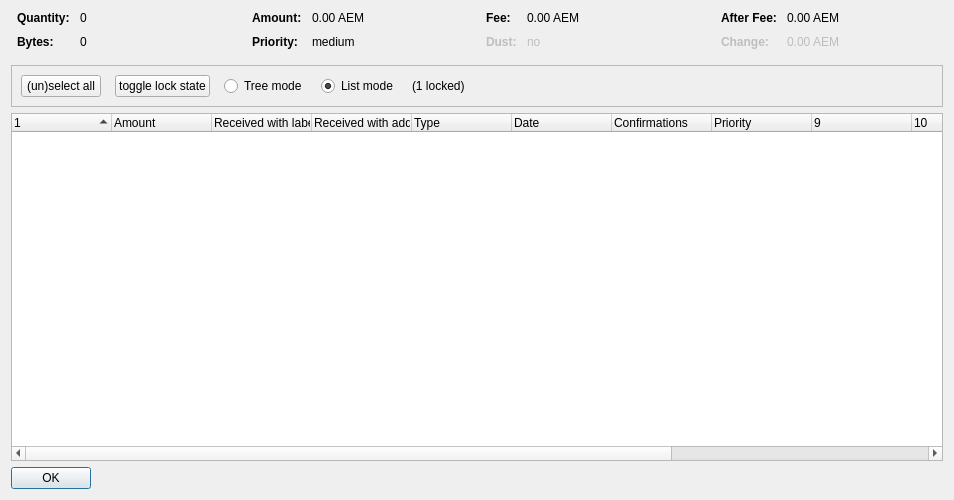
<?xml version="1.0" encoding="UTF-8"?>
<ui version="4.0">
 <class>CoinControlDialog</class>
 <widget class="QDialog" name="CoinControlDialog">
  <property name="geometry">
   <rect>
    <x>0</x>
    <y>0</y>
    <width>954</width>
    <height>500</height>
   </rect>
  </property>
  <property name="windowTitle">
   <string>Coin Selection</string>
  </property>
  <layout class="QVBoxLayout" name="verticalLayout">
   <item>
    <layout class="QHBoxLayout" name="horizontalLayoutTop" stretch="0,0,0,0">
     <property name="topMargin">
      <number>0</number>
     </property>
     <property name="bottomMargin">
      <number>10</number>
     </property>
     <item>
      <layout class="QFormLayout" name="formLayoutCoinControl1">
       <property name="horizontalSpacing">
        <number>10</number>
       </property>
       <property name="verticalSpacing">
        <number>10</number>
       </property>
       <property name="leftMargin">
        <number>6</number>
       </property>
       <property name="rightMargin">
        <number>6</number>
       </property>
       <item row="0" column="0">
        <widget class="QLabel" name="labelCoinControlQuantityText">
         <property name="font">
          <font>
           <weight>75</weight>
           <bold>true</bold>
          </font>
         </property>
         <property name="text">
          <string>Quantity:</string>
         </property>
        </widget>
       </item>
       <item row="0" column="1">
        <widget class="QLabel" name="labelCoinControlQuantity">
         <property name="cursor">
          <cursorShape>IBeamCursor</cursorShape>
         </property>
         <property name="contextMenuPolicy">
          <enum>Qt::ActionsContextMenu</enum>
         </property>
         <property name="text">
          <string notr="true">0</string>
         </property>
         <property name="textInteractionFlags">
          <set>Qt::LinksAccessibleByMouse|Qt::TextSelectableByKeyboard|Qt::TextSelectableByMouse</set>
         </property>
        </widget>
       </item>
       <item row="1" column="0">
        <widget class="QLabel" name="labelCoinControlBytesText">
         <property name="font">
          <font>
           <weight>75</weight>
           <bold>true</bold>
          </font>
         </property>
         <property name="text">
          <string>Bytes:</string>
         </property>
        </widget>
       </item>
       <item row="1" column="1">
        <widget class="QLabel" name="labelCoinControlBytes">
         <property name="cursor">
          <cursorShape>IBeamCursor</cursorShape>
         </property>
         <property name="contextMenuPolicy">
          <enum>Qt::ActionsContextMenu</enum>
         </property>
         <property name="text">
          <string notr="true">0</string>
         </property>
         <property name="textInteractionFlags">
          <set>Qt::LinksAccessibleByMouse|Qt::TextSelectableByKeyboard|Qt::TextSelectableByMouse</set>
         </property>
        </widget>
       </item>
      </layout>
     </item>
     <item>
      <layout class="QFormLayout" name="formLayoutCoinControl2">
       <property name="horizontalSpacing">
        <number>10</number>
       </property>
       <property name="verticalSpacing">
        <number>10</number>
       </property>
       <property name="leftMargin">
        <number>6</number>
       </property>
       <property name="rightMargin">
        <number>6</number>
       </property>
       <item row="0" column="0">
        <widget class="QLabel" name="labelCoinControlAmountText">
         <property name="font">
          <font>
           <weight>75</weight>
           <bold>true</bold>
          </font>
         </property>
         <property name="text">
          <string>Amount:</string>
         </property>
        </widget>
       </item>
       <item row="0" column="1">
        <widget class="QLabel" name="labelCoinControlAmount">
         <property name="cursor">
          <cursorShape>IBeamCursor</cursorShape>
         </property>
         <property name="contextMenuPolicy">
          <enum>Qt::ActionsContextMenu</enum>
         </property>
         <property name="text">
          <string notr="true">0.00 AEM</string>
         </property>
         <property name="textInteractionFlags">
          <set>Qt::LinksAccessibleByMouse|Qt::TextSelectableByKeyboard|Qt::TextSelectableByMouse</set>
         </property>
        </widget>
       </item>
       <item row="1" column="0">
        <widget class="QLabel" name="labelCoinControlPriorityText">
         <property name="font">
          <font>
           <weight>75</weight>
           <bold>true</bold>
          </font>
         </property>
         <property name="text">
          <string>Priority:</string>
         </property>
        </widget>
       </item>
       <item row="1" column="1">
        <widget class="QLabel" name="labelCoinControlPriority">
         <property name="cursor">
          <cursorShape>IBeamCursor</cursorShape>
         </property>
         <property name="contextMenuPolicy">
          <enum>Qt::ActionsContextMenu</enum>
         </property>
         <property name="text">
          <string>medium</string>
         </property>
         <property name="textInteractionFlags">
          <set>Qt::LinksAccessibleByMouse|Qt::TextSelectableByKeyboard|Qt::TextSelectableByMouse</set>
         </property>
        </widget>
       </item>
      </layout>
     </item>
     <item>
      <layout class="QFormLayout" name="formLayoutCoinControl3">
       <property name="horizontalSpacing">
        <number>10</number>
       </property>
       <property name="verticalSpacing">
        <number>10</number>
       </property>
       <property name="leftMargin">
        <number>6</number>
       </property>
       <property name="rightMargin">
        <number>6</number>
       </property>
       <item row="0" column="0">
        <widget class="QLabel" name="labelCoinControlFeeText">
         <property name="font">
          <font>
           <weight>75</weight>
           <bold>true</bold>
          </font>
         </property>
         <property name="text">
          <string>Fee:</string>
         </property>
        </widget>
       </item>
       <item row="0" column="1">
        <widget class="QLabel" name="labelCoinControlFee">
         <property name="cursor">
          <cursorShape>IBeamCursor</cursorShape>
         </property>
         <property name="contextMenuPolicy">
          <enum>Qt::ActionsContextMenu</enum>
         </property>
         <property name="text">
          <string notr="true">0.00 AEM</string>
         </property>
         <property name="textInteractionFlags">
          <set>Qt::LinksAccessibleByMouse|Qt::TextSelectableByKeyboard|Qt::TextSelectableByMouse</set>
         </property>
        </widget>
       </item>
       <item row="1" column="0">
        <widget class="QLabel" name="labelCoinControlLowOutputText">
         <property name="enabled">
          <bool>false</bool>
         </property>
         <property name="font">
          <font>
           <weight>75</weight>
           <bold>true</bold>
          </font>
         </property>
         <property name="text">
          <string>Dust:</string>
         </property>
        </widget>
       </item>
       <item row="1" column="1">
        <widget class="QLabel" name="labelCoinControlLowOutput">
         <property name="enabled">
          <bool>false</bool>
         </property>
         <property name="cursor">
          <cursorShape>IBeamCursor</cursorShape>
         </property>
         <property name="contextMenuPolicy">
          <enum>Qt::ActionsContextMenu</enum>
         </property>
         <property name="text">
          <string>no</string>
         </property>
         <property name="textInteractionFlags">
          <set>Qt::LinksAccessibleByMouse|Qt::TextSelectableByKeyboard|Qt::TextSelectableByMouse</set>
         </property>
        </widget>
       </item>
      </layout>
     </item>
     <item>
      <layout class="QFormLayout" name="formLayoutCoinControl4">
       <property name="horizontalSpacing">
        <number>10</number>
       </property>
       <property name="verticalSpacing">
        <number>10</number>
       </property>
       <property name="leftMargin">
        <number>6</number>
       </property>
       <property name="rightMargin">
        <number>6</number>
       </property>
       <item row="0" column="0">
        <widget class="QLabel" name="labelCoinControlAfterFeeText">
         <property name="font">
          <font>
           <weight>75</weight>
           <bold>true</bold>
          </font>
         </property>
         <property name="text">
          <string>After Fee:</string>
         </property>
        </widget>
       </item>
       <item row="0" column="1">
        <widget class="QLabel" name="labelCoinControlAfterFee">
         <property name="cursor">
          <cursorShape>IBeamCursor</cursorShape>
         </property>
         <property name="contextMenuPolicy">
          <enum>Qt::ActionsContextMenu</enum>
         </property>
         <property name="text">
          <string notr="true">0.00 AEM</string>
         </property>
         <property name="textInteractionFlags">
          <set>Qt::LinksAccessibleByMouse|Qt::TextSelectableByKeyboard|Qt::TextSelectableByMouse</set>
         </property>
        </widget>
       </item>
       <item row="1" column="0">
        <widget class="QLabel" name="labelCoinControlChangeText">
         <property name="enabled">
          <bool>false</bool>
         </property>
         <property name="font">
          <font>
           <weight>75</weight>
           <bold>true</bold>
          </font>
         </property>
         <property name="text">
          <string>Change:</string>
         </property>
        </widget>
       </item>
       <item row="1" column="1">
        <widget class="QLabel" name="labelCoinControlChange">
         <property name="enabled">
          <bool>false</bool>
         </property>
         <property name="cursor">
          <cursorShape>IBeamCursor</cursorShape>
         </property>
         <property name="contextMenuPolicy">
          <enum>Qt::ActionsContextMenu</enum>
         </property>
         <property name="text">
          <string notr="true">0.00 AEM</string>
         </property>
         <property name="textInteractionFlags">
          <set>Qt::LinksAccessibleByMouse|Qt::TextSelectableByKeyboard|Qt::TextSelectableByMouse</set>
         </property>
        </widget>
       </item>
      </layout>
     </item>
    </layout>
   </item>
   <item>
    <widget class="QFrame" name="frame">
     <property name="minimumSize">
      <size>
       <width>0</width>
       <height>40</height>
      </size>
     </property>
     <property name="frameShape">
      <enum>QFrame::StyledPanel</enum>
     </property>
     <property name="frameShadow">
      <enum>QFrame::Sunken</enum>
     </property>
     <layout class="QHBoxLayout" name="horizontalLayout">
      <item>
       <layout class="QHBoxLayout" name="horizontalLayoutPanel" stretch="0,0,0,0,0,0">
        <property name="spacing">
         <number>14</number>
        </property>
        <item>
         <widget class="QPushButton" name="pushButtonSelectAll">
          <property name="sizePolicy">
           <sizepolicy hsizetype="Maximum" vsizetype="Fixed">
            <horstretch>0</horstretch>
            <verstretch>0</verstretch>
           </sizepolicy>
          </property>
          <property name="text">
           <string>(un)select all</string>
          </property>
          <property name="autoDefault">
           <bool>false</bool>
          </property>
         </widget>
        </item>
        <item>
         <widget class="QPushButton" name="pushButtonToggleLock">
          <property name="sizePolicy">
           <sizepolicy hsizetype="Maximum" vsizetype="Fixed">
            <horstretch>0</horstretch>
            <verstretch>0</verstretch>
           </sizepolicy>
          </property>
          <property name="text">
           <string>toggle lock state</string>
          </property>
          <property name="autoDefault">
           <bool>false</bool>
          </property>
         </widget>
        </item>
        <item>
         <widget class="QRadioButton" name="radioTreeMode">
          <property name="sizePolicy">
           <sizepolicy hsizetype="Maximum" vsizetype="Fixed">
            <horstretch>0</horstretch>
            <verstretch>0</verstretch>
           </sizepolicy>
          </property>
          <property name="text">
           <string>Tree mode</string>
          </property>
         </widget>
        </item>
        <item>
         <widget class="QRadioButton" name="radioListMode">
          <property name="sizePolicy">
           <sizepolicy hsizetype="Maximum" vsizetype="Fixed">
            <horstretch>0</horstretch>
            <verstretch>0</verstretch>
           </sizepolicy>
          </property>
          <property name="text">
           <string>List mode</string>
          </property>
          <property name="checked">
           <bool>true</bool>
          </property>
         </widget>
        </item>
        <item>
         <widget class="QLabel" name="labelLocked">
          <property name="text">
           <string>(1 locked)</string>
          </property>
         </widget>
        </item>
        <item>
         <spacer name="horizontalSpacer">
          <property name="orientation">
           <enum>Qt::Horizontal</enum>
          </property>
          <property name="sizeHint" stdset="0">
           <size>
            <width>40</width>
            <height>20</height>
           </size>
          </property>
         </spacer>
        </item>
       </layout>
      </item>
     </layout>
    </widget>
   </item>
   <item>
    <widget class="CoinControlTreeWidget" name="treeWidget">
     <property name="contextMenuPolicy">
      <enum>Qt::CustomContextMenu</enum>
     </property>
     <property name="sortingEnabled">
      <bool>false</bool>
     </property>
     <property name="columnCount">
      <number>13</number>
     </property>
     <attribute name="headerShowSortIndicator" stdset="0">
      <bool>true</bool>
     </attribute>
     <attribute name="headerStretchLastSection">
      <bool>false</bool>
     </attribute>
     <column>
      <property name="text">
       <string/>
      </property>
     </column>
     <column>
      <property name="text">
       <string>Amount</string>
      </property>
     </column>
     <column>
      <property name="text">
       <string>Received with label</string>
      </property>
     </column>
     <column>
      <property name="text">
       <string>Received with address</string>
      </property>
     </column>
     <column>
      <property name="text">
       <string>Type</string>
      </property>
     </column>
     <column>
      <property name="text">
       <string>Date</string>
      </property>
     </column>
     <column>
      <property name="text">
       <string>Confirmations</string>
      </property>
      <property name="toolTip">
       <string>Confirmed</string>
      </property>
     </column>
     <column>
      <property name="text">
       <string>Priority</string>
      </property>
     </column>
     <column>
      <property name="text">
       <string/>
      </property>
     </column>
     <column>
      <property name="text">
       <string/>
      </property>
     </column>
     <column>
      <property name="text">
       <string/>
      </property>
     </column>
     <column>
      <property name="text">
       <string/>
      </property>
     </column>
     <column>
      <property name="text">
       <string/>
      </property>
     </column>
    </widget>
   </item>
   <item>
    <widget class="QDialogButtonBox" name="buttonBox">
     <property name="sizePolicy">
      <sizepolicy hsizetype="Maximum" vsizetype="Fixed">
       <horstretch>0</horstretch>
       <verstretch>0</verstretch>
      </sizepolicy>
     </property>
     <property name="orientation">
      <enum>Qt::Horizontal</enum>
     </property>
     <property name="standardButtons">
      <set>QDialogButtonBox::Ok</set>
     </property>
    </widget>
   </item>
  </layout>
 </widget>
 <customwidgets>
  <customwidget>
   <class>CoinControlTreeWidget</class>
   <extends>QTreeWidget</extends>
   <header>coincontroltreewidget.h</header>
  </customwidget>
 </customwidgets>
 <resources/>
 <connections/>
</ui>
